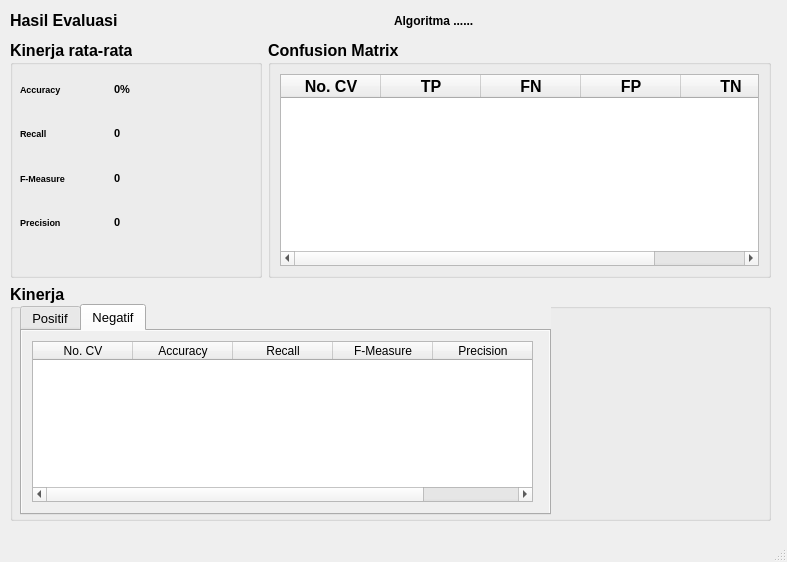
<?xml version="1.0" encoding="UTF-8"?>
<ui version="4.0">
 <class>MainWindow</class>
 <widget class="QMainWindow" name="MainWindow">
  <property name="geometry">
   <rect>
    <x>0</x>
    <y>0</y>
    <width>787</width>
    <height>562</height>
   </rect>
  </property>
  <property name="windowTitle">
   <string>Hasil Evaluasi (Cross Validation)</string>
  </property>
  <widget class="QWidget" name="centralwidget">
   <widget class="QWidget" name="layoutWidget">
    <property name="geometry">
     <rect>
      <x>10</x>
      <y>10</y>
      <width>761</width>
      <height>21</height>
     </rect>
    </property>
    <layout class="QHBoxLayout" name="horizontalLayout_2">
     <item>
      <widget class="QLabel" name="label_12">
       <property name="font">
        <font>
         <pointsize>12</pointsize>
         <weight>75</weight>
         <bold>true</bold>
        </font>
       </property>
       <property name="text">
        <string>Hasil Evaluasi</string>
       </property>
      </widget>
     </item>
     <item>
      <widget class="QLabel" name="label_algoritma">
       <property name="font">
        <font>
         <weight>75</weight>
         <bold>true</bold>
        </font>
       </property>
       <property name="text">
        <string>Algoritma ......</string>
       </property>
      </widget>
     </item>
    </layout>
   </widget>
   <widget class="QWidget" name="layoutWidget">
    <property name="geometry">
     <rect>
      <x>10</x>
      <y>40</y>
      <width>761</width>
      <height>481</height>
     </rect>
    </property>
    <layout class="QVBoxLayout" name="verticalLayout" stretch="1,1">
     <item>
      <layout class="QHBoxLayout" name="horizontalLayout_3" stretch="1,2">
       <item>
        <layout class="QHBoxLayout" name="horizontalLayout" stretch="0">
         <item>
          <widget class="QGroupBox" name="groupBox">
           <property name="font">
            <font>
             <pointsize>12</pointsize>
             <weight>75</weight>
             <bold>true</bold>
            </font>
           </property>
           <property name="title">
            <string>Kinerja rata-rata</string>
           </property>
           <widget class="QWidget" name="gridLayoutWidget">
            <property name="geometry">
             <rect>
              <x>10</x>
              <y>30</y>
              <width>181</width>
              <height>171</height>
             </rect>
            </property>
            <layout class="QGridLayout" name="gridLayout">
             <property name="sizeConstraint">
              <enum>QLayout::SetMinAndMaxSize</enum>
             </property>
             <item row="0" column="0">
              <widget class="QLabel" name="label_4">
               <property name="font">
                <font>
                 <pointsize>7</pointsize>
                </font>
               </property>
               <property name="text">
                <string>Accuracy</string>
               </property>
              </widget>
             </item>
             <item row="1" column="0">
              <widget class="QLabel" name="label_5">
               <property name="font">
                <font>
                 <pointsize>7</pointsize>
                </font>
               </property>
               <property name="text">
                <string>Recall</string>
               </property>
              </widget>
             </item>
             <item row="3" column="0">
              <widget class="QLabel" name="label_7">
               <property name="font">
                <font>
                 <pointsize>7</pointsize>
                </font>
               </property>
               <property name="text">
                <string>Precision</string>
               </property>
              </widget>
             </item>
             <item row="2" column="1">
              <widget class="QLabel" name="fmeasure_rata">
               <property name="font">
                <font>
                 <pointsize>8</pointsize>
                </font>
               </property>
               <property name="text">
                <string>0</string>
               </property>
              </widget>
             </item>
             <item row="2" column="0">
              <widget class="QLabel" name="label_6">
               <property name="font">
                <font>
                 <pointsize>7</pointsize>
                </font>
               </property>
               <property name="text">
                <string>F-Measure</string>
               </property>
              </widget>
             </item>
             <item row="1" column="1">
              <widget class="QLabel" name="recall_rata">
               <property name="font">
                <font>
                 <pointsize>8</pointsize>
                </font>
               </property>
               <property name="text">
                <string>0</string>
               </property>
              </widget>
             </item>
             <item row="3" column="1">
              <widget class="QLabel" name="precission_rata">
               <property name="font">
                <font>
                 <pointsize>8</pointsize>
                </font>
               </property>
               <property name="text">
                <string>0</string>
               </property>
              </widget>
             </item>
             <item row="0" column="1">
              <widget class="QLabel" name="accuracy_rata">
               <property name="font">
                <font>
                 <pointsize>8</pointsize>
                </font>
               </property>
               <property name="text">
                <string>0%</string>
               </property>
              </widget>
             </item>
            </layout>
           </widget>
          </widget>
         </item>
        </layout>
       </item>
       <item>
        <widget class="QGroupBox" name="groupBox_5">
         <property name="font">
          <font>
           <pointsize>12</pointsize>
           <weight>75</weight>
           <bold>true</bold>
          </font>
         </property>
         <property name="title">
          <string>Confusion Matrix</string>
         </property>
         <layout class="QGridLayout" name="gridLayout_2">
          <item row="0" column="0">
           <widget class="QTableWidget" name="tabel_cf">
            <column>
             <property name="text">
              <string>No. CV</string>
             </property>
            </column>
            <column>
             <property name="text">
              <string>TP</string>
             </property>
            </column>
            <column>
             <property name="text">
              <string>FN</string>
             </property>
            </column>
            <column>
             <property name="text">
              <string>FP</string>
             </property>
            </column>
            <column>
             <property name="text">
              <string>TN</string>
             </property>
            </column>
           </widget>
          </item>
         </layout>
        </widget>
       </item>
      </layout>
     </item>
     <item>
      <widget class="QGroupBox" name="groupBox_2">
       <property name="font">
        <font>
         <pointsize>12</pointsize>
         <weight>75</weight>
         <bold>true</bold>
        </font>
       </property>
       <property name="title">
        <string>Kinerja</string>
       </property>
       <widget class="QTabWidget" name="tabWidget">
        <property name="geometry">
         <rect>
          <x>10</x>
          <y>20</y>
          <width>531</width>
          <height>211</height>
         </rect>
        </property>
        <property name="font">
         <font>
          <pointsize>10</pointsize>
          <weight>50</weight>
          <bold>false</bold>
         </font>
        </property>
        <property name="autoFillBackground">
         <bool>true</bool>
        </property>
        <property name="currentIndex">
         <number>1</number>
        </property>
        <widget class="QWidget" name="tab">
         <property name="font">
          <font>
           <weight>50</weight>
           <bold>false</bold>
          </font>
         </property>
         <property name="autoFillBackground">
          <bool>true</bool>
         </property>
         <attribute name="title">
          <string>Positif</string>
         </attribute>
         <widget class="QTableWidget" name="tabel_kinerja_pos">
          <property name="geometry">
           <rect>
            <x>10</x>
            <y>10</y>
            <width>501</width>
            <height>161</height>
           </rect>
          </property>
          <column>
           <property name="text">
            <string>No. CV</string>
           </property>
          </column>
          <column>
           <property name="text">
            <string>Accuracy</string>
           </property>
          </column>
          <column>
           <property name="text">
            <string>Recall</string>
           </property>
          </column>
          <column>
           <property name="text">
            <string>F-Measure</string>
           </property>
          </column>
          <column>
           <property name="text">
            <string>Precision</string>
           </property>
          </column>
         </widget>
        </widget>
        <widget class="QWidget" name="tab_2">
         <property name="autoFillBackground">
          <bool>true</bool>
         </property>
         <attribute name="title">
          <string>Negatif</string>
         </attribute>
         <widget class="QTableWidget" name="tabel_kinerja_neg">
          <property name="geometry">
           <rect>
            <x>10</x>
            <y>10</y>
            <width>501</width>
            <height>161</height>
           </rect>
          </property>
          <column>
           <property name="text">
            <string>No. CV</string>
           </property>
          </column>
          <column>
           <property name="text">
            <string>Accuracy</string>
           </property>
          </column>
          <column>
           <property name="text">
            <string>Recall</string>
           </property>
          </column>
          <column>
           <property name="text">
            <string>F-Measure</string>
           </property>
          </column>
          <column>
           <property name="text">
            <string>Precision</string>
           </property>
          </column>
         </widget>
        </widget>
       </widget>
      </widget>
     </item>
    </layout>
   </widget>
  </widget>
  <widget class="QMenuBar" name="menubar">
   <property name="geometry">
    <rect>
     <x>0</x>
     <y>0</y>
     <width>787</width>
     <height>21</height>
    </rect>
   </property>
  </widget>
  <widget class="QStatusBar" name="statusbar"/>
 </widget>
 <resources/>
 <connections/>
</ui>
